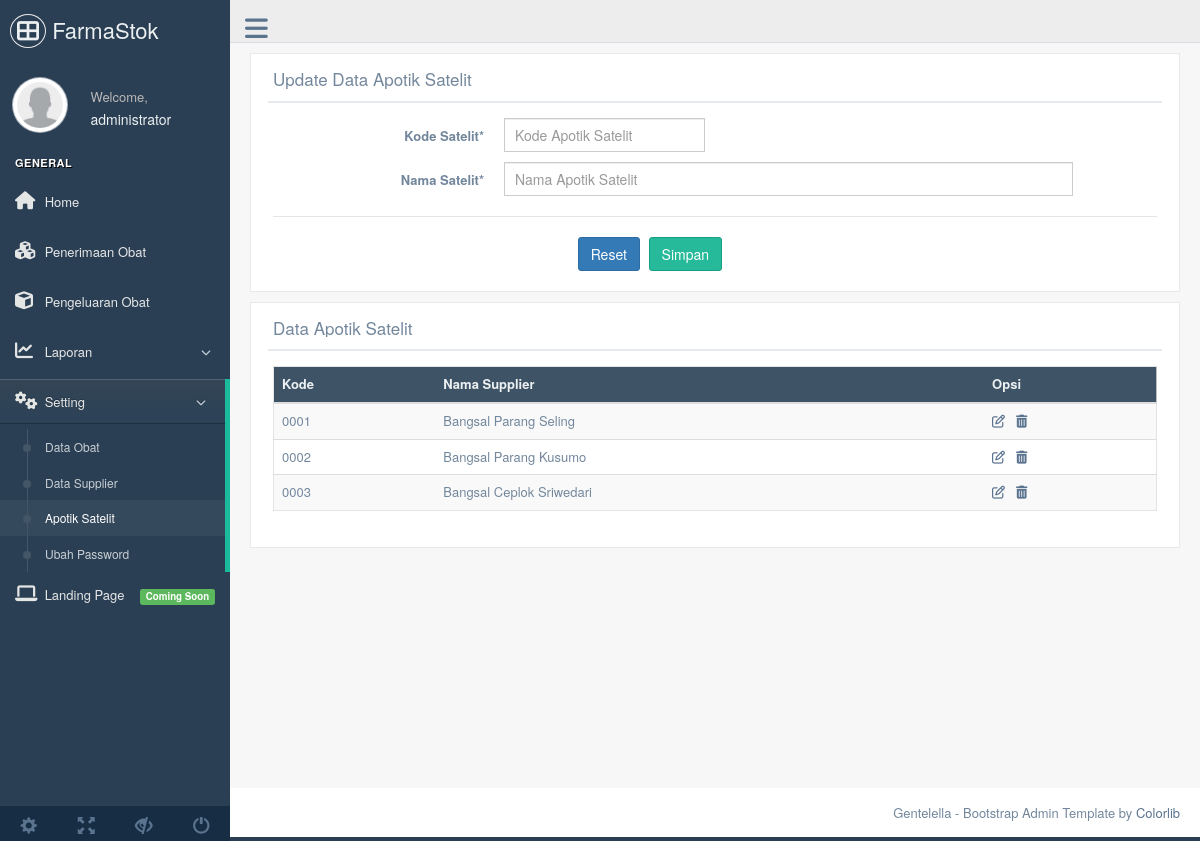
Page /datasat.php (signed in) on the committed database.
### tables this page shows
CREATE TABLE `tsatelit` (
  `id` int(11) NOT NULL,
  `kdsat` varchar(5) NOT NULL,
  `nmsat` varchar(30) NOT NULL
);

### datasat.php (the view, shortened to what this page needs)
<!DOCTYPE html>
<html lang="en">
<?php include('head.php');
$edit = $kdsat = $nmsat = NULL;
?>
 <body class="nav-md">
  <div class="container body">
    <div class="main_container">
<?php
	include('topnav.php');
	include('sidemenu.php');
?>
        <div class="right_col" role="main">
		  <div class="">
		  	<div class="row">
              <div class="col-md-12 col-sm-12 col-xs-12">
                <div class="x_panel">
                  <div class="x_title">
                    <h2>Update Data Apotik Satelit</h2>
                    <div class="clearfix"></div>
                  </div>
                  <div class="x_content">
                    <form data-parsley-validate class="form-horizontal form-label-left" action="datasat.php" method="post">
                      <div class="form-group">
                        <label class="control-label col-md-3 col-sm-3 col-xs-12" for="kdsuppt">Kode Satelit<span class="required">*</span>
                        </label>
                        <div class="col-md-3 col-sm-3 col-xs-12">
                          <input type="text" id="kdsat" name="kdsat" required="required" class="form-control col-md-12 col-xs-12" placeholder="Kode Apotik Satelit" <?=$edit ? 'value="'.$kdsat.'"':'';?> />
                        </div>
                      </div>
                      <div class="form-group">
                        <label class="control-label col-md-3 col-sm-3 col-xs-12" for="nmsuppt">Nama Satelit<span class="required">*</span>
                        </label>
                        <div class="col-md-8 col-sm-8 col-xs-12">
                          <input type="text" id="nmsat" name="nmsat" required="required" class="form-control col-md-12 col-xs-12" placeholder="Nama Apotik Satelit" value="<?=$nmsat;?>" />
                        </div>
                      </div>
                      <div class="ln_solid"></div>
                      <div class="form-group">
                        <div class="col-md-6 col-sm-6 col-xs-12 col-md-offset-4">
						  <a href="datasat.php" class="btn btn-primary">Reset</a>
                          <button type="submit" class="btn btn-success"><?=$edit ? 'Update' : 'Simpan';?></button>
                        </div>
                      </div>
                    </form>
                  </div>
                </div>
		  	  </div>
		    </div>
            <div class="row">
              <div class="col-md-12 col-sm-12 col-xs-12">
                <div class="x_panel">
                  <div class="x_title">
                    <h2>Data Apotik Satelit</h2>
                    <div class="clearfix"></div>
                  </div>
                  <div class="x_content">
                	<div class="table-responsive">
                      <table class="table table-striped jambo_table bulk_action">
                        <thead>
                          <tr class="headings">
                            <th class="column-title">Kode </th>
                            <th class="column-title">Nama Supplier</th>
                            <th class="column-title">Opsi</th>
                          </tr>
                        </thead>
                        <tbody>
                        <?php
                        $n = 1;
                        $sql ="select * from tsatelit";
                        $result=mysqli_query($db, $sql);
                        while ($row = mysqli_fetch_array($result, MYSQLI_ASSOC)) {
                			$id=$row['id'];
                        ?>
                          <tr class="<?=($n%2)==0 ? 'even ':'odd ';?> pointer">
                            <td class=" "><?php echo $row['kdsat'];?></td>
                            <td class=" "><?php echo $row['nmsat'];?></td>
                            <td class=" ">
                            <a href="<?php echo 'datasat.php?edit='.$id;?>" data-toggle="tooltip" title="Edit"><span class="fa fa-edit"></span></a> &nbsp
                            <a href="<?php echo 'datasat.php?hapus='.$id;?>" data-toggle="tooltip" title="Hapus"><span class="fa fa-trash" onClick="return confirm('Yakin menghapus data tersebut?')"></span></a>
                            </td>
                            </tr>
                        <?php $n++; } ?>
                        </tbody>
                      </table>
                    </div>
              	  </div>
                </div>
              </div>
            </div>
		  </div>
	    </div>
	<?php include('footer.php'); ?>
    </div>
  </div>
</body>
</html>

### rows in the picture
tsatelit: kdsat "0001", nmsat "Bangsal Parang Seling"
tsatelit: kdsat "0002", nmsat "Bangsal Parang Kusumo"
tsatelit: kdsat "0003", nmsat "Bangsal Ceplok Sriwedari"

### other values in the picture
$_SESSION['nama'] "administrator"
